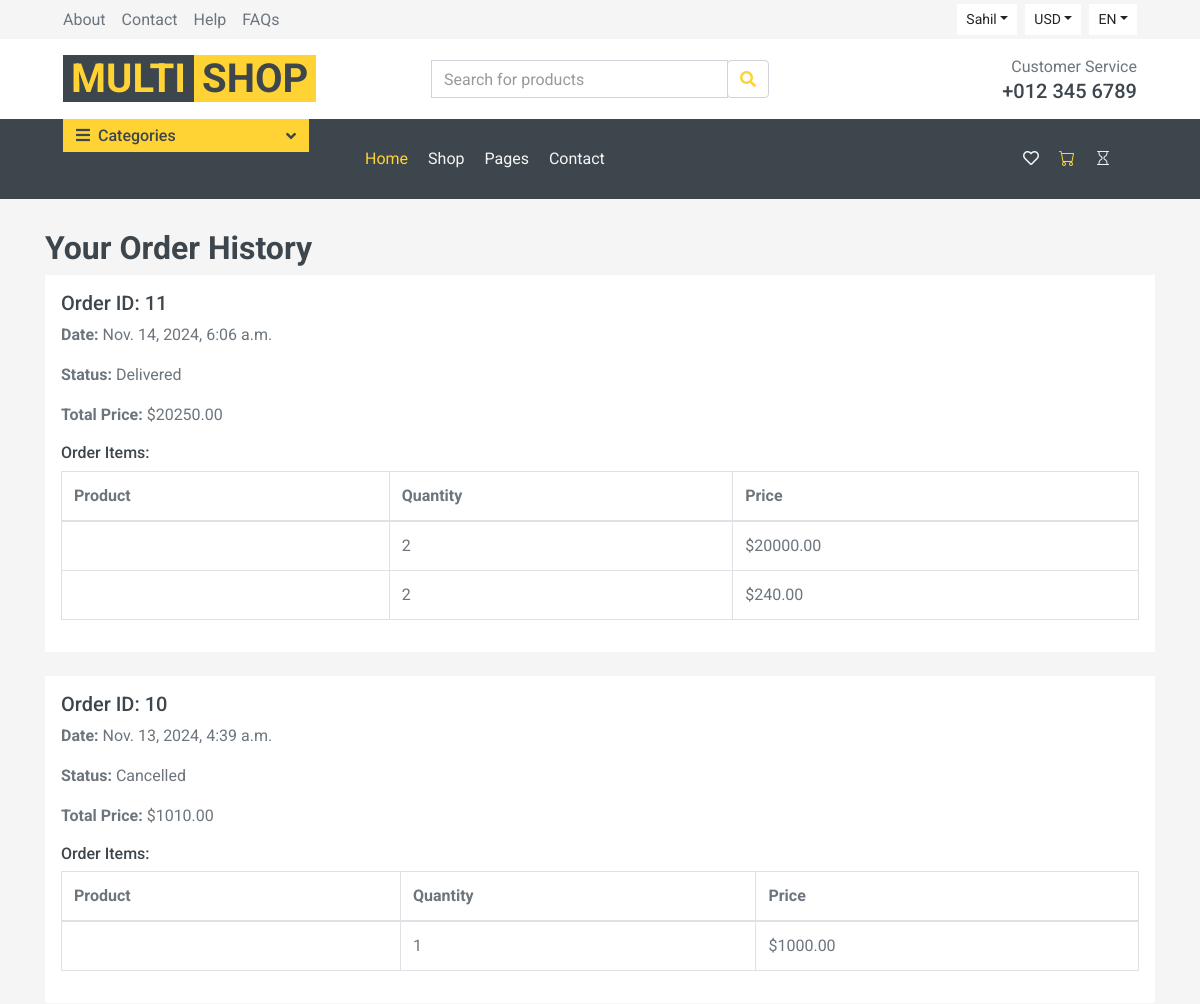
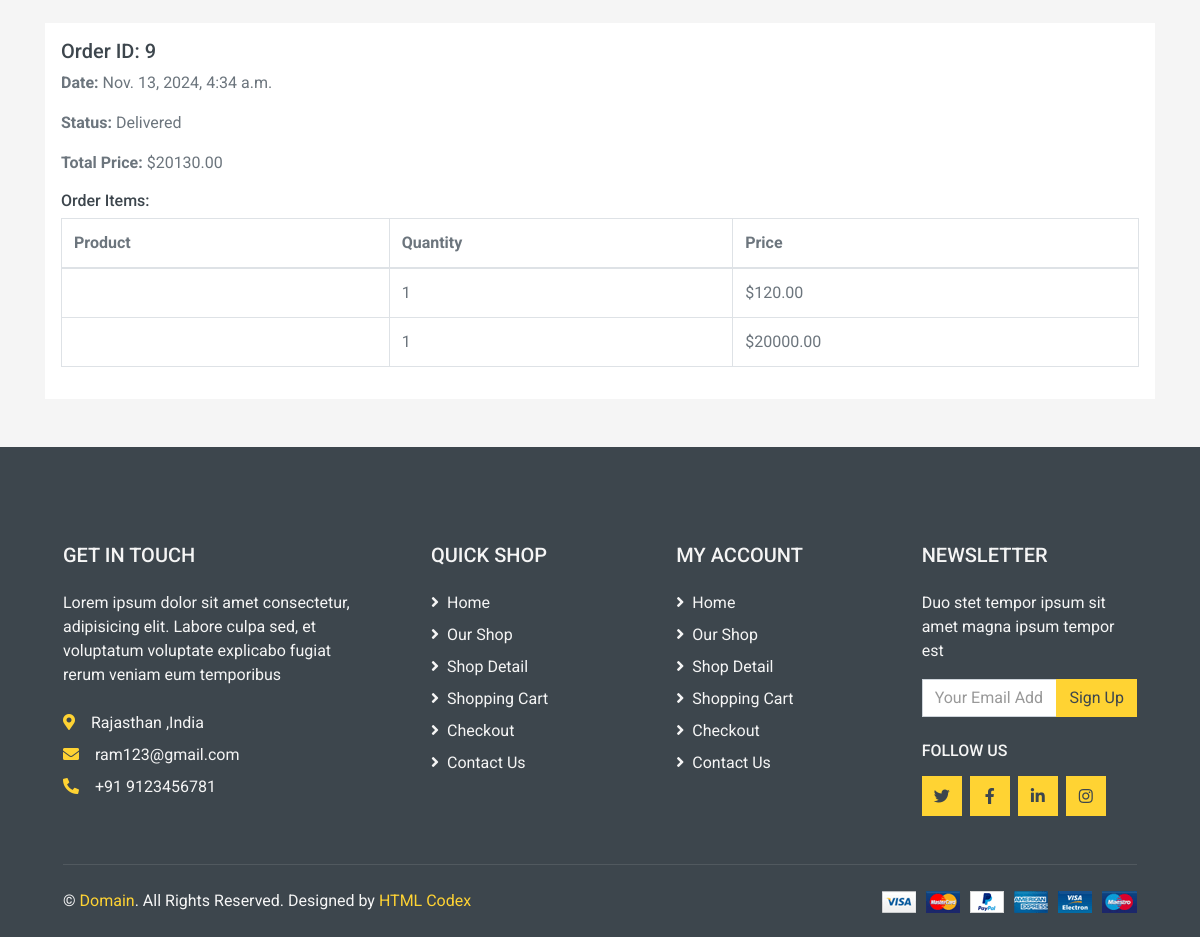
Page /order-history/ (signed in) on the committed database (2 pictures, top to bottom).
### app/models.py (models this page shows, shortened)
class Order(models.Model):
    PENDING = 'Pending'
    SHIPPED = 'Shipped'
    DELIVERED = 'Delivered'
    CANCELLED = 'Cancelled'
    STATUS_CHOICES = [
        (PENDING, 'Pending'),
        (SHIPPED, 'Shipped'),
        (DELIVERED, 'Delivered'),
        (CANCELLED, 'Cancelled'),
    ]
    user = models.ForeignKey(settings.AUTH_USER_MODEL, on_delete=models.CASCADE)
    checkout = models.ForeignKey(CheckOut, on_delete=models.CASCADE)
    total_price = models.DecimalField(max_digits=10, decimal_places=2, validators=[MinValueValidator(0.0)])
    created_at = models.DateTimeField(auto_now_add=True)
    status = models.CharField(max_length=20, choices=STATUS_CHOICES, default=PENDING)

class OrderItem(models.Model):
    order = models.ForeignKey(Order, on_delete=models.CASCADE)
    product = models.ForeignKey('app.Product', on_delete=models.CASCADE)
    quantity = models.PositiveIntegerField(validators=[MinValueValidator(1)])
    price = models.DecimalField(max_digits=10, decimal_places=2)

class CompanyAddress(models.Model):
    des = models.CharField(max_length=150)
    street = models.CharField(max_length=200)
    email = models.EmailField(max_length=70)
    phone = models.CharField(max_length=13)

### app/views.py (the view)
# urls.py: path('order-history/', views.order_history, name='order_history'),
@login_required
def order_history(request):
    orders = Order.objects.filter(user=request.user).order_by('-created_at')
    order_items = {order.id: OrderItem.objects.filter(order=order) for order in orders}
    data = CompanyAddress.objects.all()
    return render(request, 'app/order_history.html', {
        'orders': orders,
        'order_items': order_items,
        'data':data
    })

### app/templatetags/custom_filters.py (called while the page is built)
@register.filter
def get_item(dictionary, key):
    return dictionary.get(key)

### app/templates/app/order_history.html
{% extends 'app/base.html' %}
{% load custom_filters %}
{% block content %}
<div class="container">
    <h2>Your Order History</h2>
    {% if orders %}
        {% for order in orders %}
            <div class="order-card bg-light p-3 mb-4">
                <h5>Order ID: {{ order.id }}</h5>
                <p><strong>Date:</strong> {{ order.created_at }}</p>
                <p><strong>Status:</strong> {{ order.status }}</p>
                <p><strong>Total Price:</strong> ${{ order.total_price }}</p>
                <h6>Order Items:</h6>
                <table class="table table-bordered">
                    <thead>
                        <tr>
                            <th>Product</th>
                            <th>Quantity</th>
                            <th>Price</th>
                        </tr>
                    </thead>
                    <tbody>
                        {% for item in order_items|get_item:order.id %}
                        <tr>
                            <td>{{ item.product.name }}</td>
                            <td>{{ item.quantity }}</td>
                            <td>${{ item.price }}</td>
                        </tr>
                    {% endfor %}
                    </tbody>
                </table>
            </div>
        {% endfor %}
    {% else %}
        <p>You have not placed any orders yet.</p>
    {% endif %}
</div>
{% endblock %}

### app/templates/app/header.html (shortened to what this page needs)
<!DOCTYPE html>
<html lang="en">
{% load static %}
<head>
    <link href="https://cdnjs.cloudflare.com/ajax/libs/font-awesome/5.10.0/css/all.min.css" rel="stylesheet">
    <link href="{% static 'lib/animate/animate.min.css' %}" rel="stylesheet">
    <link href="{% static 'lib/owlcarousel/assets/owl.carousel.min.css' %}" rel="stylesheet">
    <link href="https://cdn.jsdelivr.net/npm/bootstrap@5.1.3/dist/css/bootstrap.min.css" rel="stylesheet">
    <link rel="stylesheet" href="https://cdn.jsdelivr.net/npm/bootstrap-icons@1.11.3/font/bootstrap-icons.min.css">
    <link href="{% static 'css/style.css' %}" rel="stylesheet">
</head>
<body>
    <div class="container-fluid">
        <div class="row bg-secondary py-1 px-xl-5">
            <div class="col-lg-6 d-none d-lg-block">
                <div class="d-inline-flex align-items-center h-100">
                    <a class="text-body mr-3" href="#">About</a>
                    <a class="text-body mr-3" href="{% url 'contact' %}">Contact</a>
                    <a class="text-body mr-3" href="#">Help</a>
                    <a class="text-body mr-3" href="#">FAQs</a>
                </div>
            </div>
            <div class="col-lg-6 text-center text-lg-right">
                <div class="d-inline-flex align-items-center">
                    <div style="display: flex;">
                        {% if user.is_authenticated %}
                            <div class="btn-group">
                                <button type="button" class="btn btn-sm btn-light dropdown-toggle" data-bs-toggle="dropdown" aria-expanded="false">{{ request.user }}</button>
                            </div>
                        {% else %}
                            <a href="{% url 'login' %}" class="dropdown-item">Sign in</a>
                            <a href="{% url 'signup' %}" class="dropdown-item">Sign up</a>
                        {% endif %}
                    </div>
                    <div class="btn-group mx-2">
                        <button type="button" class="btn btn-sm btn-light dropdown-toggle" data-bs-toggle="dropdown" aria-expanded="false">USD</button>
                    </div>
                    <div class="btn-group">
                        <button type="button" class="btn btn-sm btn-light dropdown-toggle" data-bs-toggle="dropdown" aria-expanded="false">EN</button>
                    </div>
                </div>
            </div>
        </div>
        <div class="row align-items-center bg-light py-3 px-xl-5 d-none d-lg-flex">
            <div class="col-lg-4">
                <a href="#" class="text-decoration-none">
                    <span class="h1 text-uppercase text-primary bg-dark px-2">Multi</span>
                    <span class="h1 text-uppercase text-dark bg-primary px-2 ml-n1">Shop</span>
                </a>
            </div>
            <div class="col-lg-4 col-6 text-left">
                <form action="{% url 'product_search' %}" method="get">
                    <div class="input-group">
                        <input type="text" name="q" class="form-control" placeholder="Search for products" aria-label="Search for products" value="{{ query }}">
                        <div class="input-group-append">
                            <span class="input-group-text bg-transparent text-primary">
                                <i class="fa fa-search"></i>
                            </span>
                        </div>
                    </div>
                </form>
            </div>
            <div class="col-lg-4 col-6 text-right">
                <p class="m-0">Customer Service</p>
                <h5 class="m-0">+012 345 6789</h5>
            </div>
        </div>
    </div>
    <div class="container-fluid bg-dark mb-30">
        <div class="row px-xl-5">
            <div class="col-lg-3 d-none d-lg-block">
                <a class="btn d-flex align-items-center justify-content-between bg-primary w-100" data-bs-toggle="collapse" href="#navbar-vertical" aria-expanded="false">
                    <h6 class="text-dark m-0"><i class="fa fa-bars mr-2"></i>Categories</h6>
                    <i class="fa fa-angle-down text-dark"></i>
                </a>
            </div>
            <div class="col-lg-9">
                <nav class="navbar navbar-expand-lg bg-dark navbar-dark">
                    <div class="collapse navbar-collapse justify-content-between" id="navbarCollapse">
                        <div class="navbar-nav mr-auto">
                            <a href="{% url 'home' %}" class="nav-item nav-link active">Home</a>
                            <a href="{% url 'shop' %}" class="nav-item nav-link">Shop</a>
                            <div class="nav-item dropdown">
                                <a href="#" class="nav-link dropdown-toggle" data-bs-toggle="dropdown" aria-expanded="false">Pages</a>
                            </div>
                            <a href="{% url 'contact' %}" class="nav-item nav-link">Contact</a>
                        </div>
                        <div class="navbar-nav ml-auto">
                            <a href="{% url 'wishlist' %}" class="nav-item nav-link"><i class="far fa-heart"></i></a>
                            <a href="{% url 'cart' %}" class="nav-item nav-link"><i class="bi bi-cart text-primary"></i></a>
                            <a href="{% url 'order_history' %}" class="nav-item nav-link"><i class="bi bi-hourglass"></i></a>
                        </div>
                    </div>
                </nav>
            </div>
        </div>
    </div>
</body>
</html>

### app/templates/app/footer.html (shortened to what this page needs)
{% load static %}
<div class="container-fluid bg-dark text-secondary mt-5 pt-5">
    <div class="row px-xl-5 pt-5">
        <div class="col-lg-4 col-md-12 mb-5 pr-3 pr-xl-5">
            <h5 class="text-secondary text-uppercase mb-4">Get In Touch</h5>
            {% for f in data %}
            <p class="mb-4">{{f.des}}</p>
            <p class="mb-2"><i class="fa fa-map-marker-alt text-primary mr-3"></i>{{f.street}}</p>
            <p class="mb-2"><i class="fa fa-envelope text-primary mr-3"></i>{{f.email}}</p>
            <p class="mb-0"><i class="fa fa-phone-alt text-primary mr-3"></i>+91 {{f.phone}}</p>
            {% endfor %}
        </div>
        <div class="col-lg-8 col-md-12">
            <div class="row">
                <div class="col-md-4 mb-5">
                    <h5 class="text-secondary text-uppercase mb-4">Quick Shop</h5>
                    <div class="d-flex flex-column justify-content-start">
                        <a class="text-secondary mb-2" href="{% url 'home' %}"><i class="fa fa-angle-right mr-2"></i>Home</a>
                        <a class="text-secondary mb-2" href="{% url 'shop' %}"><i class="fa fa-angle-right mr-2"></i>Our Shop</a>
                        <a class="text-secondary mb-2" href="#"><i class="fa fa-angle-right mr-2"></i>Shop Detail</a>
                        <a class="text-secondary mb-2" href="#"><i class="fa fa-angle-right mr-2"></i>Shopping Cart</a>
                        <a class="text-secondary mb-2" href="#"><i class="fa fa-angle-right mr-2"></i>Checkout</a>
                        <a class="text-secondary" href="{% url 'contact' %}"><i class="fa fa-angle-right mr-2"></i>Contact Us</a>
                    </div>
                </div>
                <div class="col-md-4 mb-5">
                    <h5 class="text-secondary text-uppercase mb-4">My Account</h5>
                    <div class="d-flex flex-column justify-content-start">
                        <a class="text-secondary mb-2" href="{% url 'home' %}"><i class="fa fa-angle-right mr-2"></i>Home</a>
                        <a class="text-secondary mb-2" href="{% url 'shop' %}"><i class="fa fa-angle-right mr-2"></i>Our Shop</a>
                        <a class="text-secondary mb-2" href="#"><i class="fa fa-angle-right mr-2"></i>Shop Detail</a>
                        <a class="text-secondary mb-2" href="{% url 'cart' %}"><i class="fa fa-angle-right mr-2"></i>Shopping Cart</a>
                        <a class="text-secondary mb-2" href="{% url 'checkout' %}"><i class="fa fa-angle-right mr-2"></i>Checkout</a>
                        <a class="text-secondary" href="{% url 'contact' %}"><i class="fa fa-angle-right mr-2"></i>Contact Us</a>
                    </div>
                </div>
                <div class="col-md-4 mb-5">
                    <h5 class="text-secondary text-uppercase mb-4">Newsletter</h5>
                    <p>Duo stet tempor ipsum sit amet magna ipsum tempor est</p>
                    <form action="">
                        <div class="input-group">
                            <input type="text" class="form-control" placeholder="Your Email Address">
                            <div class="input-group-append">
                                <button class="btn btn-primary">Sign Up</button>
                            </div>
                        </div>
                    </form>
                    <h6 class="text-secondary text-uppercase mt-4 mb-3">Follow Us</h6>
                    <div class="d-flex">
                        <a class="btn btn-primary btn-square mr-2" href="#"><i class="fab fa-twitter"></i></a>
                        <a class="btn btn-primary btn-square mr-2" href="#"><i class="fab fa-facebook-f"></i></a>
                        <a class="btn btn-primary btn-square mr-2" href="#"><i class="fab fa-linkedin-in"></i></a>
                        <a class="btn btn-primary btn-square" href="#"><i class="fab fa-instagram"></i></a>
                    </div>
                </div>
            </div>
        </div>
    </div>
    <div class="row border-top mx-xl-5 py-4" style="border-color: rgba(256, 256, 256, .1) !important;">
        <div class="col-md-6 px-xl-0">
            <p class="mb-md-0 text-center text-md-left text-secondary">
                &copy; <a class="text-primary" href="#">Domain</a>. All Rights Reserved. Designed
                by
                <a class="text-primary" href="https://htmlcodex.com">HTML Codex</a>
            </p>
        </div>
        <div class="col-md-6 px-xl-0 text-center text-md-right">
            <img class="img-fluid" src="{% static 'img/payments.png' %}" alt="">
        </div>
    </div>
</div>

### rows in the picture
Order: id "11", created_at "Nov. 14, 2024, 6:06 a.m.", status "Delivered", total_price "20250.00"
OrderItem: quantity "2", price "20000.00"
OrderItem: quantity "2", price "240.00"
Order: id "10", created_at "Nov. 13, 2024, 4:39 a.m.", status "Cancelled", total_price "1010.00"
OrderItem: quantity "1", price "1000.00"
Order: id "9", created_at "Nov. 13, 2024, 4:34 a.m.", status "Delivered", total_price "20130.00"
OrderItem: quantity "1", price "120.00"
OrderItem: quantity "1", price "20000.00"
CompanyAddress: des "Lorem ipsum dolor sit amet consectetur, adipisicing elit. Labore culpa sed, et voluptatum voluptate explicabo fugiat rerum veniam eum temporibus", street "Rajasthan ,India", email "ram123@gmail.com", phone "9123456781"

### other values in the picture
{{ request.user }} "Sahil"
